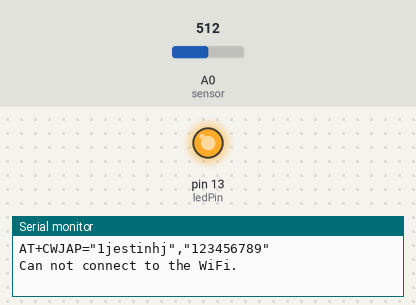
This sketch was run on a simulated Arduino Leonardo, built with avr-gcc and run on an emulated ATmega32U4. On the bench: output pins drawn as LEDs (lit = HIGH), the last lines printed to the serial monitor. Inputs (shaded band) come from the test bench; at power-on: A0 (sensor) = 512. The modem accepts every AT command (registered, SIM ready, sends succeed) and sends nothing else.

Above: at 11.2 s.
At 25.5 s:
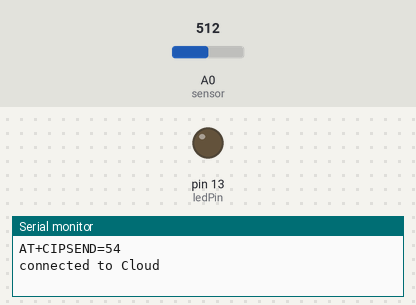
Timing chart, 0 to 48.1 s (numbered marks = the images above):
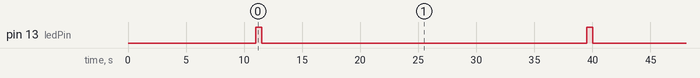

Measured:
- by itself, pin 13 (ledPin): alternates HIGH for 0.50 s and LOW for 28.0 s

The sketch:

TEMP.ino
```cpp
int ledPin = 13;

float j=0;
int sensor = A0;

String apiKey = "G2JNQH6J0Q3XUA02";


void setup()
 {
pinMode(ledPin, OUTPUT);

Serial.begin(9600); // microcontroller and PC/LAPTOP
Serial1.begin(115200); //microcontroller and ESP01
connectWiFi();

}

void loop() {

float val=analogRead(sensor);
float vout = (val*5000.0)/1023;
float tempc=vout/10; // Storing value in Degree Celsius

j=tempc;

digitalWrite(ledPin, HIGH);
delay(500);
digitalWrite(ledPin, LOW);

Serial1.println("AT+CIPMUX=0\r\n");
delay(1000);

// TCP connection
String cmd = "AT+CIPSTART=\"TCP\",\"";
cmd += "184.106.153.149";
// api.thingspeak.com
cmd += "\",80\r\n\r\n";

Serial1.println(cmd);
Serial.println(cmd);

delay(5000);

if(Serial1.find("ERROR"))
{
Serial.println("AT+CIPSTART error");
//return;
}

// prepare GET string

String getStr = "GET /update?api_key=";
 getStr += apiKey;
 getStr +="&field1=";
 getStr += j;
getStr += "\r\n\r\n";

// send data length

Serial.println(getStr);

cmd = "AT+CIPSEND=";
cmd += String(getStr.length());
cmd+="\r\n";

Serial1.println(cmd);
Serial.println(cmd);

delay(5000);

if(Serial1.find(">"))
{
Serial.println("connected to Cloud");
Serial1.print(getStr);
 }
 else
{
Serial1.println("AT+CIPCLOSE\r\n");
// alert user

Serial.println("AT+CIPCLOSE");
 }
// thingspeak needs 15 sec delay between updates

delay(16000);

 }

boolean connectWiFi()
{

Serial1.println("AT+CWMODE=1\r\n");

String cmd = "AT+CWJAP=\"";
cmd += "1jestinhj";
cmd += "\",\"";
cmd += "123456789";
cmd += "\"\r\n";

  Serial.println(cmd);
  Serial1.println(cmd);

  delay(10000);

   Serial1.print("AT+CWJAP?");

  if(Serial1.find("+CWJAP"))
  {
    Serial.println("OK, Connected to WiFi.");
    return true;
  }
  else{
    Serial.println("Can not connect to the WiFi.");
    return false;
  }
}
```
